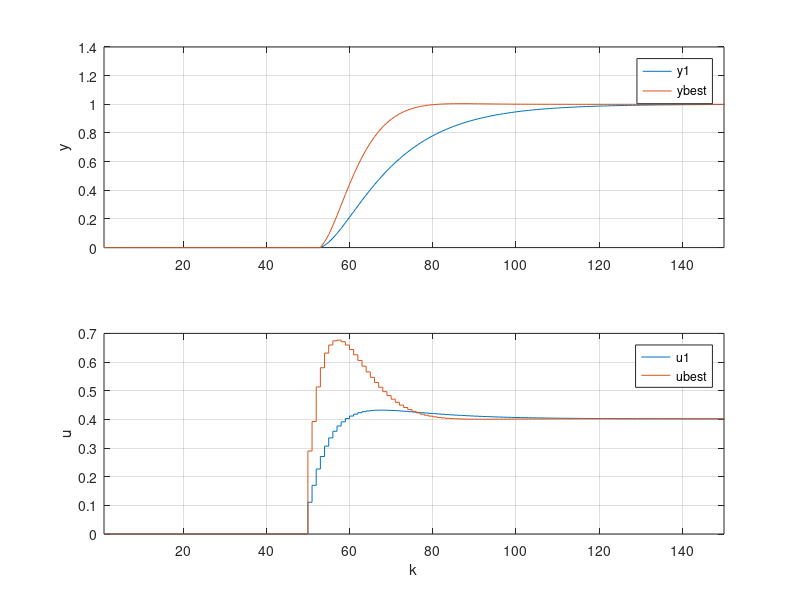

The MATLAB script that drew this image: (Note: this script raises an error after producing the figure.)
addpath('../../../../matlab2tikz-master/src/');
outputFile = '../../../doc/projekt/figure/zad4YU.tex';
% 
% u = dlmread('zad2_u.csv','\t');
u = dlmread('zad4_y_best.csv','\t');
%z = dlmread('zad1_z.csv','\t');
x = 1:length(u);

figure(1);


subplot(2,1, 1);
hold on;
y = dlmread('zad4_y_1.csv','\t');
plot(x,y);
y = dlmread('zad4_y_best.csv','\t');
plot(x,y);
xlim([min(x) 150]);
%title('y');
%xlabel('k');
ylabel('y');
legend('y1', 'ybest', 'Location', 'NorthEast');
grid on;
box on;

subplot(2,1, 2);
hold on;
u = dlmread('zad4_u_1.csv','\t');
stairs(x,u);
u = dlmread('zad4_u_best.csv','\t');
stairs(x,u);
xlim([min(x) 150]);
%title('u');
xlabel('k');
ylabel('u');
legend('u1', 'ubest', 'Location', 'NorthEast');
grid on;
box on;

% dwie linijki poni�ej zapewniaj� poprawne ustawienie wykresu w pdf-ie
% oraz pozwalaj� nazwa� wykres pod spodem
%beforeFigure = [sprintf('\\begin{figure}[H] \n\\centering')];
%afterFigure = [sprintf('\\caption{%s}\n\\end{figure}', title)];

matlab2tikz(outputFile, ...
    'showInfo', false, ...
    'encoding', 'UTF-8');
%    'extraCode', beforeFigure, ...
%    'extraCodeAtEnd', afterFigure);

%close(1)
